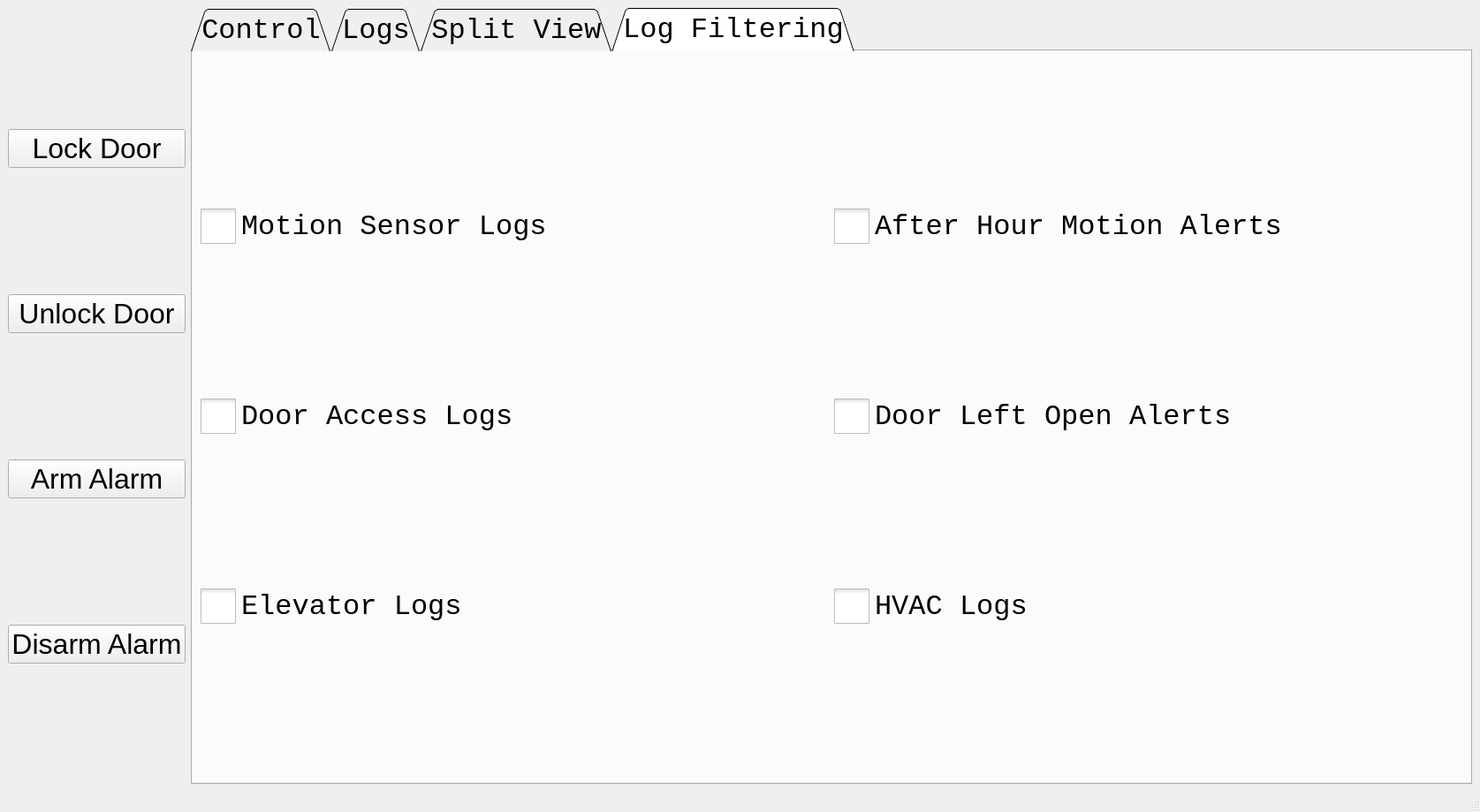
<?xml version="1.0" encoding="UTF-8"?>
<ui version="4.0">
 <class>MainWindow</class>
 <widget class="QMainWindow" name="MainWindow">
  <property name="geometry">
   <rect>
    <x>0</x>
    <y>0</y>
    <width>1675</width>
    <height>919</height>
   </rect>
  </property>
  <property name="minimumSize">
   <size>
    <width>1380</width>
    <height>778</height>
   </size>
  </property>
  <property name="maximumSize">
   <size>
    <width>1920</width>
    <height>1080</height>
   </size>
  </property>
  <property name="windowTitle">
   <string>MainWindow</string>
  </property>
  <widget class="QWidget" name="centralwidget">
   <layout class="QHBoxLayout" name="horizontalLayout">
    <item>
     <layout class="QVBoxLayout" name="verticalLayout_3">
      <item>
       <widget class="QPushButton" name="lock_door_button">
        <property name="font">
         <font>
          <pointsize>24</pointsize>
         </font>
        </property>
        <property name="text">
         <string>Lock Door</string>
        </property>
       </widget>
      </item>
      <item>
       <widget class="QPushButton" name="unlock_door_button">
        <property name="font">
         <font>
          <pointsize>24</pointsize>
         </font>
        </property>
        <property name="text">
         <string>Unlock Door</string>
        </property>
       </widget>
      </item>
      <item>
       <widget class="QPushButton" name="arm_alarm_button">
        <property name="font">
         <font>
          <pointsize>24</pointsize>
         </font>
        </property>
        <property name="text">
         <string>Arm Alarm</string>
        </property>
       </widget>
      </item>
      <item>
       <widget class="QPushButton" name="disarm_alarm_button">
        <property name="font">
         <font>
          <pointsize>24</pointsize>
         </font>
        </property>
        <property name="text">
         <string>Disarm Alarm</string>
        </property>
       </widget>
      </item>
     </layout>
    </item>
    <item>
     <widget class="QTabWidget" name="tabWidget">
      <property name="font">
       <font>
        <family>Consolas</family>
        <pointsize>24</pointsize>
       </font>
      </property>
      <property name="mouseTracking">
       <bool>false</bool>
      </property>
      <property name="layoutDirection">
       <enum>Qt::LeftToRight</enum>
      </property>
      <property name="tabShape">
       <enum>QTabWidget::Triangular</enum>
      </property>
      <property name="currentIndex">
       <number>3</number>
      </property>
      <widget class="QWidget" name="control">
       <attribute name="title">
        <string>Control</string>
       </attribute>
       <layout class="QGridLayout" name="gridLayout">
        <item row="0" column="0">
         <layout class="QGridLayout" name="gridLayout_4">
          <property name="sizeConstraint">
           <enum>QLayout::SetMaximumSize</enum>
          </property>
          <item row="1" column="3">
           <widget class="QPushButton" name="top_floor_elevator">
            <property name="sizePolicy">
             <sizepolicy hsizetype="Expanding" vsizetype="Expanding">
              <horstretch>0</horstretch>
              <verstretch>0</verstretch>
             </sizepolicy>
            </property>
            <property name="font">
             <font>
              <family>Consolas</family>
              <pointsize>24</pointsize>
             </font>
            </property>
            <property name="styleSheet">
             <string notr="true">border: 3px solid yellow;
background-color: lightYellow;
</string>
            </property>
            <property name="text">
             <string>Requested</string>
            </property>
           </widget>
          </item>
          <item row="8" column="1">
           <widget class="QLabel" name="bottom_floor_activate_on">
            <property name="sizePolicy">
             <sizepolicy hsizetype="Expanding" vsizetype="Preferred">
              <horstretch>0</horstretch>
              <verstretch>0</verstretch>
             </sizepolicy>
            </property>
            <property name="font">
             <font>
              <family>Consolas</family>
              <pointsize>24</pointsize>
             </font>
            </property>
            <property name="text">
             <string>Cool To: xx°F</string>
            </property>
           </widget>
          </item>
          <item row="6" column="1">
           <widget class="QDial" name="middle_floor_hvac_dial">
            <property name="sizePolicy">
             <sizepolicy hsizetype="Expanding" vsizetype="Expanding">
              <horstretch>0</horstretch>
              <verstretch>0</verstretch>
             </sizepolicy>
            </property>
           </widget>
          </item>
          <item row="0" column="2">
           <widget class="QPushButton" name="motion_column_label">
            <property name="sizePolicy">
             <sizepolicy hsizetype="Expanding" vsizetype="Expanding">
              <horstretch>0</horstretch>
              <verstretch>0</verstretch>
             </sizepolicy>
            </property>
            <property name="maximumSize">
             <size>
              <width>16777215</width>
              <height>125</height>
             </size>
            </property>
            <property name="font">
             <font>
              <family>Consolas</family>
              <pointsize>24</pointsize>
             </font>
            </property>
            <property name="styleSheet">
             <string notr="true">border: 3px solid black;
background-color: aliceblue;

</string>
            </property>
            <property name="text">
             <string>MOTION</string>
            </property>
           </widget>
          </item>
          <item row="0" column="1">
           <widget class="QPushButton" name="hvac_column_label">
            <property name="sizePolicy">
             <sizepolicy hsizetype="Expanding" vsizetype="Expanding">
              <horstretch>0</horstretch>
              <verstretch>0</verstretch>
             </sizepolicy>
            </property>
            <property name="maximumSize">
             <size>
              <width>16777215</width>
              <height>125</height>
             </size>
            </property>
            <property name="font">
             <font>
              <family>Consolas</family>
              <pointsize>24</pointsize>
             </font>
            </property>
            <property name="styleSheet">
             <string notr="true">border: 3px solid black;
background-color: aliceblue;


</string>
            </property>
            <property name="text">
             <string>HVAC</string>
            </property>
           </widget>
          </item>
          <item row="4" column="2">
           <widget class="QPushButton" name="middle_floor_motion">
            <property name="sizePolicy">
             <sizepolicy hsizetype="Expanding" vsizetype="Expanding">
              <horstretch>0</horstretch>
              <verstretch>0</verstretch>
             </sizepolicy>
            </property>
            <property name="font">
             <font>
              <family>Consolas</family>
              <pointsize>24</pointsize>
             </font>
            </property>
            <property name="styleSheet">
             <string notr="true">border: 3px solid green;
background-color: lightGreen;
</string>
            </property>
            <property name="text">
             <string>MOTION DETECTED</string>
            </property>
           </widget>
          </item>
          <item row="8" column="3">
           <widget class="QPushButton" name="bottom_floor_elevator_request">
            <property name="sizePolicy">
             <sizepolicy hsizetype="Expanding" vsizetype="Fixed">
              <horstretch>0</horstretch>
              <verstretch>0</verstretch>
             </sizepolicy>
            </property>
            <property name="font">
             <font>
              <family>Consolas</family>
              <pointsize>24</pointsize>
             </font>
            </property>
            <property name="text">
             <string>Request Elevator</string>
            </property>
           </widget>
          </item>
          <item row="5" column="3">
           <widget class="QPushButton" name="middle_floor_elevator_request">
            <property name="sizePolicy">
             <sizepolicy hsizetype="Expanding" vsizetype="Fixed">
              <horstretch>0</horstretch>
              <verstretch>0</verstretch>
             </sizepolicy>
            </property>
            <property name="font">
             <font>
              <family>Consolas</family>
              <pointsize>24</pointsize>
             </font>
            </property>
            <property name="text">
             <string>Request Elevator</string>
            </property>
           </widget>
          </item>
          <item row="2" column="3">
           <widget class="QPushButton" name="top_floor_elevator_request">
            <property name="sizePolicy">
             <sizepolicy hsizetype="Expanding" vsizetype="Fixed">
              <horstretch>0</horstretch>
              <verstretch>0</verstretch>
             </sizepolicy>
            </property>
            <property name="font">
             <font>
              <family>Consolas</family>
              <pointsize>24</pointsize>
             </font>
            </property>
            <property name="text">
             <string>Request Elevator</string>
            </property>
           </widget>
          </item>
          <item row="2" column="1">
           <widget class="QLabel" name="top_floor_activate_on">
            <property name="sizePolicy">
             <sizepolicy hsizetype="Expanding" vsizetype="Preferred">
              <horstretch>0</horstretch>
              <verstretch>0</verstretch>
             </sizepolicy>
            </property>
            <property name="font">
             <font>
              <family>Consolas</family>
              <pointsize>24</pointsize>
             </font>
            </property>
            <property name="text">
             <string>Cool To: xx°F</string>
            </property>
           </widget>
          </item>
          <item row="4" column="1">
           <widget class="QPushButton" name="middle_floor_temp">
            <property name="sizePolicy">
             <sizepolicy hsizetype="Expanding" vsizetype="Expanding">
              <horstretch>0</horstretch>
              <verstretch>0</verstretch>
             </sizepolicy>
            </property>
            <property name="font">
             <font>
              <family>Consolas</family>
              <pointsize>24</pointsize>
             </font>
            </property>
            <property name="styleSheet">
             <string notr="true">border: 3px solid grey;
background-color: lightGrey;
</string>
            </property>
            <property name="text">
             <string>xx°F OFF</string>
            </property>
           </widget>
          </item>
          <item row="3" column="1">
           <widget class="QDial" name="top_floor_hvac_dial">
            <property name="sizePolicy">
             <sizepolicy hsizetype="Expanding" vsizetype="Expanding">
              <horstretch>0</horstretch>
              <verstretch>0</verstretch>
             </sizepolicy>
            </property>
           </widget>
          </item>
          <item row="5" column="1">
           <widget class="QLabel" name="middle_floor_activate_on">
            <property name="sizePolicy">
             <sizepolicy hsizetype="Expanding" vsizetype="Preferred">
              <horstretch>0</horstretch>
              <verstretch>0</verstretch>
             </sizepolicy>
            </property>
            <property name="font">
             <font>
              <family>Consolas</family>
              <pointsize>24</pointsize>
             </font>
            </property>
            <property name="text">
             <string>Cool To: xx°F</string>
            </property>
           </widget>
          </item>
          <item row="7" column="2">
           <widget class="QPushButton" name="bottom_floor_motion">
            <property name="sizePolicy">
             <sizepolicy hsizetype="Expanding" vsizetype="Expanding">
              <horstretch>0</horstretch>
              <verstretch>0</verstretch>
             </sizepolicy>
            </property>
            <property name="font">
             <font>
              <family>Consolas</family>
              <pointsize>24</pointsize>
             </font>
            </property>
            <property name="styleSheet">
             <string notr="true">border: 3px solid grey;
background-color: lightGrey;</string>
            </property>
            <property name="text">
             <string>NO MOTION</string>
            </property>
           </widget>
          </item>
          <item row="9" column="1">
           <widget class="QDial" name="bottom_floor_hvac_dial">
            <property name="sizePolicy">
             <sizepolicy hsizetype="Expanding" vsizetype="Expanding">
              <horstretch>0</horstretch>
              <verstretch>0</verstretch>
             </sizepolicy>
            </property>
           </widget>
          </item>
          <item row="1" column="2">
           <widget class="QPushButton" name="top_floor_motion">
            <property name="sizePolicy">
             <sizepolicy hsizetype="Expanding" vsizetype="Expanding">
              <horstretch>0</horstretch>
              <verstretch>0</verstretch>
             </sizepolicy>
            </property>
            <property name="font">
             <font>
              <family>Consolas</family>
              <pointsize>24</pointsize>
             </font>
            </property>
            <property name="styleSheet">
             <string notr="true">border: 3px solid green;
background-color: lightGreen;
</string>
            </property>
            <property name="text">
             <string>MOTION DETECTED</string>
            </property>
           </widget>
          </item>
          <item row="7" column="3">
           <widget class="QPushButton" name="bottom_floor_elevator">
            <property name="sizePolicy">
             <sizepolicy hsizetype="Expanding" vsizetype="Expanding">
              <horstretch>0</horstretch>
              <verstretch>0</verstretch>
             </sizepolicy>
            </property>
            <property name="font">
             <font>
              <family>Consolas</family>
              <pointsize>24</pointsize>
             </font>
            </property>
            <property name="styleSheet">
             <string notr="true">border: 3px solid grey;
background-color: lightGrey;</string>
            </property>
            <property name="text">
             <string>Not Here</string>
            </property>
           </widget>
          </item>
          <item row="1" column="1">
           <widget class="QPushButton" name="top_floor_temp">
            <property name="sizePolicy">
             <sizepolicy hsizetype="Expanding" vsizetype="Expanding">
              <horstretch>0</horstretch>
              <verstretch>0</verstretch>
             </sizepolicy>
            </property>
            <property name="font">
             <font>
              <family>Consolas</family>
              <pointsize>24</pointsize>
             </font>
            </property>
            <property name="styleSheet">
             <string notr="true">border: 3px solid green;
background-color: lightGreen;
</string>
            </property>
            <property name="text">
             <string>xx°F ON</string>
            </property>
           </widget>
          </item>
          <item row="7" column="1">
           <widget class="QPushButton" name="bottom_floor_temp">
            <property name="sizePolicy">
             <sizepolicy hsizetype="Expanding" vsizetype="Expanding">
              <horstretch>0</horstretch>
              <verstretch>0</verstretch>
             </sizepolicy>
            </property>
            <property name="font">
             <font>
              <family>Consolas</family>
              <pointsize>24</pointsize>
             </font>
            </property>
            <property name="styleSheet">
             <string notr="true">border: 3px solid grey;
background-color: lightGrey;
</string>
            </property>
            <property name="text">
             <string>Not Connected</string>
            </property>
           </widget>
          </item>
          <item row="0" column="3">
           <widget class="QPushButton" name="elevator_column_label">
            <property name="sizePolicy">
             <sizepolicy hsizetype="Expanding" vsizetype="Expanding">
              <horstretch>0</horstretch>
              <verstretch>0</verstretch>
             </sizepolicy>
            </property>
            <property name="maximumSize">
             <size>
              <width>16777215</width>
              <height>125</height>
             </size>
            </property>
            <property name="font">
             <font>
              <family>Consolas</family>
              <pointsize>24</pointsize>
             </font>
            </property>
            <property name="styleSheet">
             <string notr="true">border: 3px solid black;
background-color: aliceblue;
</string>
            </property>
            <property name="text">
             <string>ELEVATOR</string>
            </property>
           </widget>
          </item>
          <item row="4" column="3">
           <widget class="QPushButton" name="middle_floor_elevator">
            <property name="sizePolicy">
             <sizepolicy hsizetype="Expanding" vsizetype="Expanding">
              <horstretch>0</horstretch>
              <verstretch>0</verstretch>
             </sizepolicy>
            </property>
            <property name="font">
             <font>
              <family>Consolas</family>
              <pointsize>24</pointsize>
             </font>
            </property>
            <property name="styleSheet">
             <string notr="true">border: 3px solid green;
background-color: lightGreen;
</string>
            </property>
            <property name="text">
             <string>Here</string>
            </property>
           </widget>
          </item>
          <item row="1" column="0">
           <widget class="QLabel" name="label">
            <property name="sizePolicy">
             <sizepolicy hsizetype="Minimum" vsizetype="Minimum">
              <horstretch>0</horstretch>
              <verstretch>0</verstretch>
             </sizepolicy>
            </property>
            <property name="maximumSize">
             <size>
              <width>100</width>
              <height>70</height>
             </size>
            </property>
            <property name="text">
             <string>F3</string>
            </property>
           </widget>
          </item>
          <item row="7" column="0">
           <widget class="QLabel" name="label_3">
            <property name="sizePolicy">
             <sizepolicy hsizetype="Minimum" vsizetype="Minimum">
              <horstretch>0</horstretch>
              <verstretch>0</verstretch>
             </sizepolicy>
            </property>
            <property name="maximumSize">
             <size>
              <width>100</width>
              <height>70</height>
             </size>
            </property>
            <property name="text">
             <string>F1</string>
            </property>
           </widget>
          </item>
          <item row="4" column="0">
           <widget class="QLabel" name="label_2">
            <property name="sizePolicy">
             <sizepolicy hsizetype="Minimum" vsizetype="Minimum">
              <horstretch>0</horstretch>
              <verstretch>0</verstretch>
             </sizepolicy>
            </property>
            <property name="maximumSize">
             <size>
              <width>100</width>
              <height>70</height>
             </size>
            </property>
            <property name="text">
             <string>F2</string>
            </property>
           </widget>
          </item>
         </layout>
        </item>
       </layout>
      </widget>
      <widget class="QWidget" name="logs">
       <attribute name="title">
        <string>Logs</string>
       </attribute>
       <layout class="QGridLayout" name="gridLayout_2">
        <item row="0" column="0">
         <widget class="QListWidget" name="logs_list"/>
        </item>
       </layout>
      </widget>
      <widget class="QWidget" name="split">
       <attribute name="title">
        <string>Split View</string>
       </attribute>
       <layout class="QHBoxLayout" name="horizontalLayout_2">
        <item>
         <layout class="QGridLayout" name="gridLayout_5">
          <property name="sizeConstraint">
           <enum>QLayout::SetMaximumSize</enum>
          </property>
          <item row="2" column="3">
           <widget class="QPushButton" name="top_floor_elevator_request_split">
            <property name="font">
             <font>
              <family>Consolas</family>
              <pointsize>24</pointsize>
             </font>
            </property>
            <property name="text">
             <string>REQ</string>
            </property>
           </widget>
          </item>
          <item row="7" column="3">
           <widget class="QPushButton" name="bottom_floor_elevator_split">
            <property name="sizePolicy">
             <sizepolicy hsizetype="Minimum" vsizetype="Expanding">
              <horstretch>0</horstretch>
              <verstretch>0</verstretch>
             </sizepolicy>
            </property>
            <property name="font">
             <font>
              <family>Consolas</family>
              <pointsize>24</pointsize>
             </font>
            </property>
            <property name="styleSheet">
             <string notr="true">border: 3px solid grey;
background-color: lightGrey;</string>
            </property>
            <property name="text">
             <string>NOT HERE</string>
            </property>
           </widget>
          </item>
          <item row="0" column="2">
           <widget class="QPushButton" name="motion_column_label_split">
            <property name="sizePolicy">
             <sizepolicy hsizetype="Minimum" vsizetype="Expanding">
              <horstretch>0</horstretch>
              <verstretch>0</verstretch>
             </sizepolicy>
            </property>
            <property name="maximumSize">
             <size>
              <width>16777215</width>
              <height>125</height>
             </size>
            </property>
            <property name="font">
             <font>
              <family>Consolas</family>
              <pointsize>24</pointsize>
             </font>
            </property>
            <property name="styleSheet">
             <string notr="true">border: 3px solid black;
background-color: aliceblue;
</string>
            </property>
            <property name="text">
             <string>MOTION</string>
            </property>
           </widget>
          </item>
          <item row="4" column="1">
           <widget class="QPushButton" name="middle_floor_temp_split">
            <property name="sizePolicy">
             <sizepolicy hsizetype="Minimum" vsizetype="Expanding">
              <horstretch>0</horstretch>
              <verstretch>0</verstretch>
             </sizepolicy>
            </property>
            <property name="font">
             <font>
              <family>Consolas</family>
              <pointsize>24</pointsize>
             </font>
            </property>
            <property name="styleSheet">
             <string notr="true">border: 3px solid grey;
background-color: lightGrey;

</string>
            </property>
            <property name="text">
             <string>xx°F</string>
            </property>
           </widget>
          </item>
          <item row="4" column="3">
           <widget class="QPushButton" name="middle_floor_elevator_split">
            <property name="sizePolicy">
             <sizepolicy hsizetype="Minimum" vsizetype="Expanding">
              <horstretch>0</horstretch>
              <verstretch>0</verstretch>
             </sizepolicy>
            </property>
            <property name="font">
             <font>
              <family>Consolas</family>
              <pointsize>24</pointsize>
             </font>
            </property>
            <property name="styleSheet">
             <string notr="true">border: 3px solid green;
background-color: lightGreen;
</string>
            </property>
            <property name="text">
             <string>Here</string>
            </property>
           </widget>
          </item>
          <item row="1" column="1">
           <widget class="QPushButton" name="top_floor_temp_split">
            <property name="sizePolicy">
             <sizepolicy hsizetype="Minimum" vsizetype="Expanding">
              <horstretch>0</horstretch>
              <verstretch>0</verstretch>
             </sizepolicy>
            </property>
            <property name="font">
             <font>
              <family>Consolas</family>
              <pointsize>24</pointsize>
             </font>
            </property>
            <property name="styleSheet">
             <string notr="true">border: 3px solid green;
background-color: lightGreen;
</string>
            </property>
            <property name="text">
             <string>xx°F</string>
            </property>
           </widget>
          </item>
          <item row="9" column="1">
           <widget class="QDial" name="bottom_floor_hvac_dial_split">
            <property name="sizePolicy">
             <sizepolicy hsizetype="Preferred" vsizetype="Expanding">
              <horstretch>0</horstretch>
              <verstretch>0</verstretch>
             </sizepolicy>
            </property>
           </widget>
          </item>
          <item row="1" column="2">
           <widget class="QPushButton" name="top_floor_motion_split">
            <property name="sizePolicy">
             <sizepolicy hsizetype="Minimum" vsizetype="Expanding">
              <horstretch>0</horstretch>
              <verstretch>0</verstretch>
             </sizepolicy>
            </property>
            <property name="font">
             <font>
              <family>Consolas</family>
              <pointsize>24</pointsize>
             </font>
            </property>
            <property name="styleSheet">
             <string notr="true">border: 3px solid green;
background-color: lightGreen;
</string>
            </property>
            <property name="text">
             <string>MOTION</string>
            </property>
           </widget>
          </item>
          <item row="4" column="2">
           <widget class="QPushButton" name="middle_floor_motion_split">
            <property name="sizePolicy">
             <sizepolicy hsizetype="Minimum" vsizetype="Expanding">
              <horstretch>0</horstretch>
              <verstretch>0</verstretch>
             </sizepolicy>
            </property>
            <property name="font">
             <font>
              <family>Consolas</family>
              <pointsize>24</pointsize>
             </font>
            </property>
            <property name="styleSheet">
             <string notr="true">border: 3px solid green;
background-color: lightGreen;
</string>
            </property>
            <property name="text">
             <string>MOTION</string>
            </property>
           </widget>
          </item>
          <item row="2" column="1">
           <widget class="QLabel" name="top_floor_activate_on_split">
            <property name="font">
             <font>
              <family>Consolas</family>
              <pointsize>24</pointsize>
             </font>
            </property>
            <property name="text">
             <string>xx°F</string>
            </property>
           </widget>
          </item>
          <item row="5" column="3">
           <widget class="QPushButton" name="middle_floor_elevator_request_split">
            <property name="font">
             <font>
              <family>Consolas</family>
              <pointsize>24</pointsize>
             </font>
            </property>
            <property name="text">
             <string>REQ</string>
            </property>
           </widget>
          </item>
          <item row="6" column="1">
           <widget class="QDial" name="middle_floor_hvac_dial_split">
            <property name="sizePolicy">
             <sizepolicy hsizetype="Preferred" vsizetype="Expanding">
              <horstretch>0</horstretch>
              <verstretch>0</verstretch>
             </sizepolicy>
            </property>
           </widget>
          </item>
          <item row="7" column="2">
           <widget class="QPushButton" name="bottom_floor_motion_split">
            <property name="sizePolicy">
             <sizepolicy hsizetype="Minimum" vsizetype="Expanding">
              <horstretch>0</horstretch>
              <verstretch>0</verstretch>
             </sizepolicy>
            </property>
            <property name="font">
             <font>
              <family>Consolas</family>
              <pointsize>24</pointsize>
             </font>
            </property>
            <property name="styleSheet">
             <string notr="true">border: 3px solid grey;
background-color: lightGrey;</string>
            </property>
            <property name="text">
             <string>NONE</string>
            </property>
           </widget>
          </item>
          <item row="0" column="1">
           <widget class="QPushButton" name="hvac_column_label_split">
            <property name="sizePolicy">
             <sizepolicy hsizetype="Minimum" vsizetype="Expanding">
              <horstretch>0</horstretch>
              <verstretch>0</verstretch>
             </sizepolicy>
            </property>
            <property name="maximumSize">
             <size>
              <width>16777215</width>
              <height>125</height>
             </size>
            </property>
            <property name="font">
             <font>
              <family>Consolas</family>
              <pointsize>24</pointsize>
             </font>
            </property>
            <property name="styleSheet">
             <string notr="true">border: 3px solid black;
background-color: aliceblue;

</string>
            </property>
            <property name="text">
             <string>HVAC</string>
            </property>
           </widget>
          </item>
          <item row="8" column="3">
           <widget class="QPushButton" name="bottom_floor_elevator_request_split">
            <property name="font">
             <font>
              <family>Consolas</family>
              <pointsize>24</pointsize>
             </font>
            </property>
            <property name="text">
             <string>REQ</string>
            </property>
           </widget>
          </item>
          <item row="8" column="1">
           <widget class="QLabel" name="bottom_floor_activate_on_split">
            <property name="font">
             <font>
              <family>Consolas</family>
              <pointsize>24</pointsize>
             </font>
            </property>
            <property name="text">
             <string>xx°F</string>
            </property>
           </widget>
          </item>
          <item row="5" column="1">
           <widget class="QLabel" name="middle_floor_activate_on_split">
            <property name="font">
             <font>
              <family>Consolas</family>
              <pointsize>24</pointsize>
             </font>
            </property>
            <property name="text">
             <string>xx°F</string>
            </property>
           </widget>
          </item>
          <item row="3" column="1">
           <widget class="QDial" name="top_floor_hvac_dial_split">
            <property name="sizePolicy">
             <sizepolicy hsizetype="Preferred" vsizetype="Expanding">
              <horstretch>0</horstretch>
              <verstretch>0</verstretch>
             </sizepolicy>
            </property>
           </widget>
          </item>
          <item row="1" column="3">
           <widget class="QPushButton" name="top_floor_elevator_split">
            <property name="sizePolicy">
             <sizepolicy hsizetype="Minimum" vsizetype="Expanding">
              <horstretch>0</horstretch>
              <verstretch>0</verstretch>
             </sizepolicy>
            </property>
            <property name="font">
             <font>
              <family>Consolas</family>
              <pointsize>24</pointsize>
             </font>
            </property>
            <property name="styleSheet">
             <string notr="true">border: 3px solid yellow;
background-color: lightYellow;
</string>
            </property>
            <property name="text">
             <string>REQ</string>
            </property>
           </widget>
          </item>
          <item row="0" column="3">
           <widget class="QPushButton" name="elevator_column_label_split">
            <property name="sizePolicy">
             <sizepolicy hsizetype="Minimum" vsizetype="Expanding">
              <horstretch>0</horstretch>
              <verstretch>0</verstretch>
             </sizepolicy>
            </property>
            <property name="maximumSize">
             <size>
              <width>16777215</width>
              <height>125</height>
             </size>
            </property>
            <property name="font">
             <font>
              <family>Consolas</family>
              <pointsize>24</pointsize>
             </font>
            </property>
            <property name="styleSheet">
             <string notr="true">border: 3px solid black;
background-color: aliceblue;
</string>
            </property>
            <property name="text">
             <string>ELEVATOR</string>
            </property>
           </widget>
          </item>
          <item row="7" column="1">
           <widget class="QPushButton" name="bottom_floor_temp_split">
            <property name="sizePolicy">
             <sizepolicy hsizetype="Minimum" vsizetype="Expanding">
              <horstretch>0</horstretch>
              <verstretch>0</verstretch>
             </sizepolicy>
            </property>
            <property name="font">
             <font>
              <family>Consolas</family>
              <pointsize>24</pointsize>
             </font>
            </property>
            <property name="styleSheet">
             <string notr="true">border: 3px solid grey;
background-color: lightGrey;
</string>
            </property>
            <property name="text">
             <string>NC</string>
            </property>
           </widget>
          </item>
          <item row="1" column="0">
           <widget class="QLabel" name="label_4">
            <property name="sizePolicy">
             <sizepolicy hsizetype="Minimum" vsizetype="Minimum">
              <horstretch>0</horstretch>
              <verstretch>0</verstretch>
             </sizepolicy>
            </property>
            <property name="maximumSize">
             <size>
              <width>100</width>
              <height>70</height>
             </size>
            </property>
            <property name="text">
             <string>F3</string>
            </property>
           </widget>
          </item>
          <item row="4" column="0">
           <widget class="QLabel" name="label_5">
            <property name="sizePolicy">
             <sizepolicy hsizetype="Minimum" vsizetype="Minimum">
              <horstretch>0</horstretch>
              <verstretch>0</verstretch>
             </sizepolicy>
            </property>
            <property name="maximumSize">
             <size>
              <width>100</width>
              <height>70</height>
             </size>
            </property>
            <property name="text">
             <string>F2</string>
            </property>
           </widget>
          </item>
          <item row="7" column="0">
           <widget class="QLabel" name="label_6">
            <property name="sizePolicy">
             <sizepolicy hsizetype="Minimum" vsizetype="Minimum">
              <horstretch>0</horstretch>
              <verstretch>0</verstretch>
             </sizepolicy>
            </property>
            <property name="maximumSize">
             <size>
              <width>100</width>
              <height>70</height>
             </size>
            </property>
            <property name="text">
             <string>F1</string>
            </property>
           </widget>
          </item>
         </layout>
        </item>
        <item>
         <widget class="QListWidget" name="logs_list_split">
          <item>
           <property name="text">
            <string>Sample</string>
           </property>
          </item>
         </widget>
        </item>
       </layout>
      </widget>
      <widget class="QWidget" name="logFiltering">
       <attribute name="title">
        <string>Log Filtering</string>
       </attribute>
       <layout class="QHBoxLayout" name="horizontalLayout_3">
        <item>
         <layout class="QVBoxLayout" name="verticalLayout_5">
          <item>
           <widget class="QCheckBox" name="MotionSensorCheckBox">
            <property name="sizePolicy">
             <sizepolicy hsizetype="Expanding" vsizetype="Fixed">
              <horstretch>0</horstretch>
              <verstretch>0</verstretch>
             </sizepolicy>
            </property>
            <property name="font">
             <font>
              <family>Consolas</family>
              <pointsize>24</pointsize>
             </font>
            </property>
            <property name="mouseTracking">
             <bool>false</bool>
            </property>
            <property name="layoutDirection">
             <enum>Qt::LeftToRight</enum>
            </property>
            <property name="styleSheet">
             <string notr="true">QCheckBox::indicator {
                               width :40px;
                               height : 40px;
                               }</string>
            </property>
            <property name="text">
             <string>Motion Sensor Logs</string>
            </property>
           </widget>
          </item>
          <item>
           <widget class="QCheckBox" name="DoorCheckBox">
            <property name="sizePolicy">
             <sizepolicy hsizetype="Expanding" vsizetype="Fixed">
              <horstretch>0</horstretch>
              <verstretch>0</verstretch>
             </sizepolicy>
            </property>
            <property name="font">
             <font>
              <family>Consolas</family>
              <pointsize>24</pointsize>
             </font>
            </property>
            <property name="mouseTracking">
             <bool>false</bool>
            </property>
            <property name="layoutDirection">
             <enum>Qt::LeftToRight</enum>
            </property>
            <property name="styleSheet">
             <string notr="true">QCheckBox::indicator {
                               width :40px;
                               height : 40px;
                               }</string>
            </property>
            <property name="text">
             <string>Door Access Logs</string>
            </property>
           </widget>
          </item>
          <item>
           <widget class="QCheckBox" name="ElevatorCheckBox">
            <property name="sizePolicy">
             <sizepolicy hsizetype="Expanding" vsizetype="Fixed">
              <horstretch>0</horstretch>
              <verstretch>0</verstretch>
             </sizepolicy>
            </property>
            <property name="font">
             <font>
              <family>Consolas</family>
              <pointsize>24</pointsize>
             </font>
            </property>
            <property name="mouseTracking">
             <bool>false</bool>
            </property>
            <property name="layoutDirection">
             <enum>Qt::LeftToRight</enum>
            </property>
            <property name="styleSheet">
             <string notr="true">QCheckBox::indicator {
                               width :40px;
                               height : 40px;
                               }</string>
            </property>
            <property name="text">
             <string>Elevator Logs</string>
            </property>
           </widget>
          </item>
         </layout>
        </item>
        <item>
         <layout class="QVBoxLayout" name="verticalLayout">
          <item>
           <widget class="QCheckBox" name="AfterHoursMotionCheckBox">
            <property name="sizePolicy">
             <sizepolicy hsizetype="Expanding" vsizetype="Fixed">
              <horstretch>0</horstretch>
              <verstretch>0</verstretch>
             </sizepolicy>
            </property>
            <property name="font">
             <font>
              <family>Consolas</family>
              <pointsize>24</pointsize>
             </font>
            </property>
            <property name="mouseTracking">
             <bool>false</bool>
            </property>
            <property name="layoutDirection">
             <enum>Qt::LeftToRight</enum>
            </property>
            <property name="styleSheet">
             <string notr="true">QCheckBox::indicator {
                               width :40px;
                               height : 40px;
                               }</string>
            </property>
            <property name="text">
             <string>After Hour Motion Alerts</string>
            </property>
           </widget>
          </item>
          <item>
           <widget class="QCheckBox" name="AfterHoursDoorCheckBox">
            <property name="sizePolicy">
             <sizepolicy hsizetype="Expanding" vsizetype="Fixed">
              <horstretch>0</horstretch>
              <verstretch>0</verstretch>
             </sizepolicy>
            </property>
            <property name="font">
             <font>
              <family>Consolas</family>
              <pointsize>24</pointsize>
             </font>
            </property>
            <property name="mouseTracking">
             <bool>false</bool>
            </property>
            <property name="layoutDirection">
             <enum>Qt::LeftToRight</enum>
            </property>
            <property name="styleSheet">
             <string notr="true">QCheckBox::indicator {
                               width :40px;
                               height : 40px;
                               }</string>
            </property>
            <property name="text">
             <string>Door Left Open Alerts</string>
            </property>
           </widget>
          </item>
          <item>
           <widget class="QCheckBox" name="HVAC_CheckBox">
            <property name="sizePolicy">
             <sizepolicy hsizetype="Expanding" vsizetype="Fixed">
              <horstretch>0</horstretch>
              <verstretch>0</verstretch>
             </sizepolicy>
            </property>
            <property name="font">
             <font>
              <family>Consolas</family>
              <pointsize>24</pointsize>
             </font>
            </property>
            <property name="mouseTracking">
             <bool>false</bool>
            </property>
            <property name="layoutDirection">
             <enum>Qt::LeftToRight</enum>
            </property>
            <property name="styleSheet">
             <string notr="true">QCheckBox::indicator {
                               width :40px;
                               height : 40px;
                               }</string>
            </property>
            <property name="text">
             <string>HVAC Logs</string>
            </property>
           </widget>
          </item>
         </layout>
        </item>
       </layout>
      </widget>
     </widget>
    </item>
   </layout>
  </widget>
  <widget class="QStatusBar" name="statusbar"/>
 </widget>
 <resources/>
 <connections/>
</ui>
